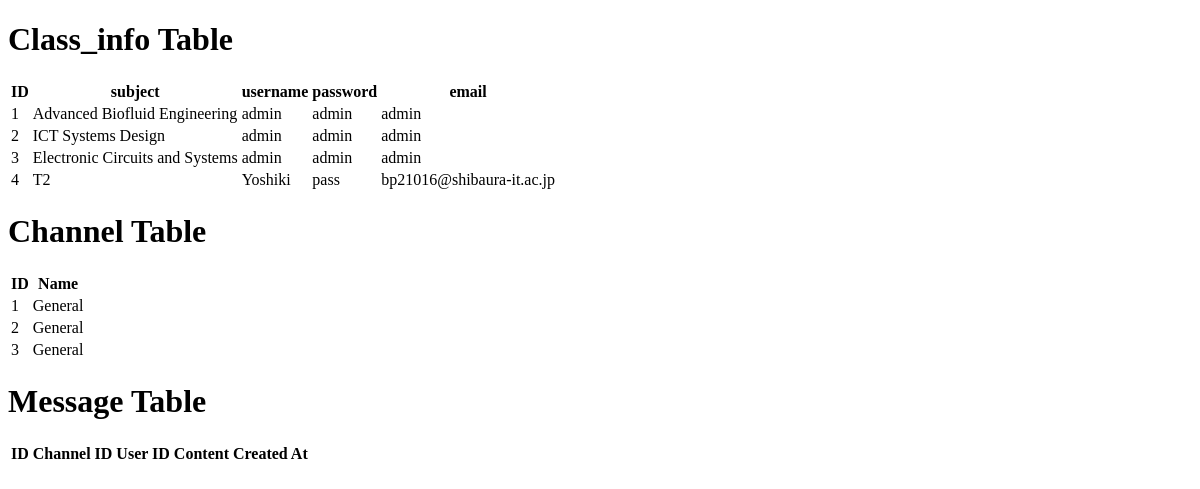
The app's page /view_database, older data.
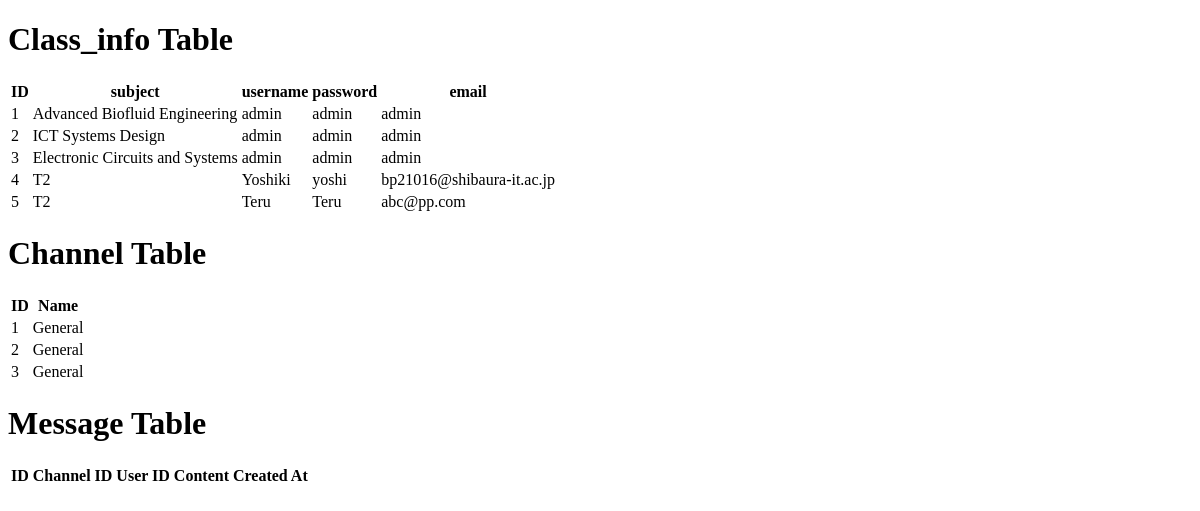
The same page, newer data.
### tables this page shows
CREATE TABLE Class_info (
  id INTEGER PRIMARY KEY,
  subject TEXT,
  username TEXT,
  password TEXT,
  email TEXT
);

CREATE TABLE Channel (
  id INTEGER PRIMARY KEY,
  name TEXT,
  created_by INTEGER,
  FOREIGN KEY (created_by) REFERENCES Class_info(id) ON DELETE CASCADE
);

### app.py (the view)
@app.route('/view_database')
def view_database():
    db = get_db()
    cursor = db.cursor()
    cursor.execute("SELECT * FROM Class_info")
    class_info_rows = cursor.fetchall()
    cursor.execute("SELECT * FROM Channel")
    channel_rows = cursor.fetchall()
    cursor.execute("SELECT * FROM Message")
    message_rows = cursor.fetchall()
    return render_template('view_database.html', class_info_rows=class_info_rows, channel_rows=channel_rows, message_rows=message_rows)

### app.py (called while the page is built)
def get_db():
    db = getattr(g, '_database', None)
    if db is None:
        db = g._database = sqlite3.connect(DATABASE)
        db.execute('PRAGMA foreign_keys = ON')  # Enable foreign key constraint
    return db

@app.teardown_appcontext
def close_connection(exception):
    db = getattr(g, '_database', None)
    if db is not None:
        db.close()

@app.before_request
def register_jinja_globals():
    app.jinja_env.globals['get_username'] = get_username

### templates/view_database.html (shortened to what this page needs)
<!DOCTYPE html>
<html>
<head>
</head>
<body>
    <h1>Class_info Table</h1>
    <table>
        <tr>
            <th>ID</th>
            <th>subject</th>
            <th>username</th>
            <th>password</th>
            <th>email</th>
        </tr>
        {% for row in class_info_rows %}
        <tr>
            <td>{{ row[0] }}</td>
            <td>{{ row[1] }}</td>
            <td>{{ row[2] }}</td>
            <td>{{ row[3] }}</td>
            <td>{{ row[4] }}</td>
        </tr>
        {% endfor %}
    </table>
    <h1>Channel Table</h1>
    <table>
        <tr>
            <th>ID</th>
            <th>Name</th>
        </tr>
        {% for row in channel_rows %}
        <tr>
            <td>{{ row[0] }}</td>
            <td>{{ row[1] }}</td>
        </tr>
        {% endfor %}
    </table>
    <h1>Message Table</h1>
    <table>
        <tr>
            <th>ID</th>
            <th>Channel ID</th>
            <th>User ID</th>
            <th>Content</th>
            <th>Created At</th>
        </tr>
    </table>
</body>
</html>

Row changes from the older to the newer data that the page shows:
changed Class_info "Yoshiki": password "pass" → "yoshi"
added Class_info: id "5", subject "T2", username "Teru", password "Teru", email "abc@pp.com"
